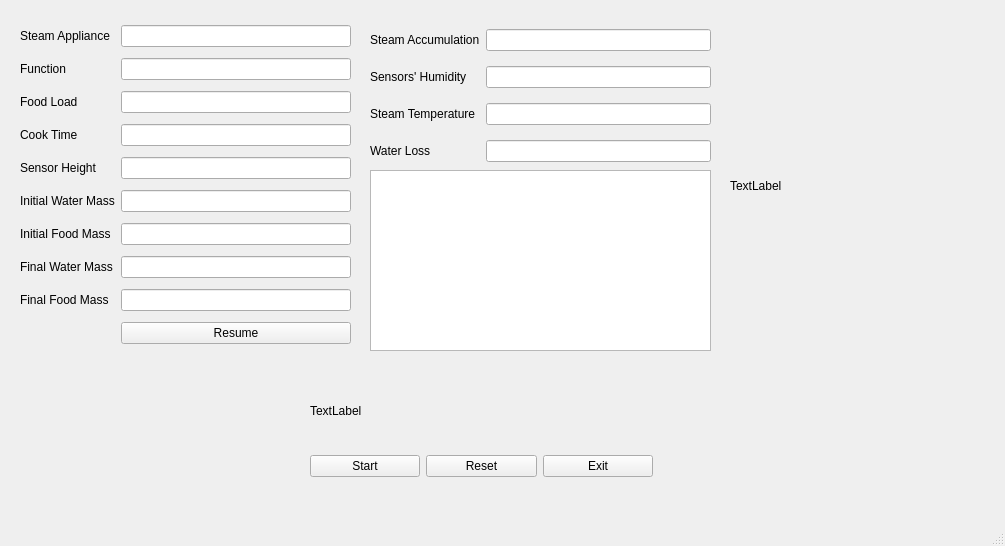
<?xml version="1.0" encoding="UTF-8"?>
<ui version="4.0">
 <class>MainWindow</class>
 <widget class="QMainWindow" name="MainWindow">
  <property name="geometry">
   <rect>
    <x>0</x>
    <y>0</y>
    <width>1005</width>
    <height>546</height>
   </rect>
  </property>
  <property name="windowTitle">
   <string>MainWindow</string>
  </property>
  <widget class="QWidget" name="steam_fixture_GUI">
   <widget class="QListWidget" name="slope_list">
    <property name="geometry">
     <rect>
      <x>370</x>
      <y>170</y>
      <width>341</width>
      <height>181</height>
     </rect>
    </property>
   </widget>
   <widget class="QLabel" name="timer_label">
    <property name="geometry">
     <rect>
      <x>310</x>
      <y>380</y>
      <width>341</width>
      <height>61</height>
     </rect>
    </property>
    <property name="text">
     <string>TextLabel</string>
    </property>
   </widget>
   <widget class="QLabel" name="graph_label">
    <property name="geometry">
     <rect>
      <x>730</x>
      <y>20</y>
      <width>241</width>
      <height>331</height>
     </rect>
    </property>
    <property name="text">
     <string>TextLabel</string>
    </property>
   </widget>
   <widget class="QWidget" name="layoutWidget">
    <property name="geometry">
     <rect>
      <x>20</x>
      <y>20</y>
      <width>331</width>
      <height>337</height>
     </rect>
    </property>
    <layout class="QGridLayout" name="input_layout">
     <item row="2" column="0">
      <widget class="QLabel" name="food_load_label">
       <property name="text">
        <string>Food Load</string>
       </property>
      </widget>
     </item>
     <item row="1" column="0">
      <widget class="QLabel" name="function_label">
       <property name="text">
        <string>Function</string>
       </property>
      </widget>
     </item>
     <item row="0" column="1">
      <widget class="QLineEdit" name="steam_appliance_line"/>
     </item>
     <item row="1" column="1">
      <widget class="QLineEdit" name="function_line"/>
     </item>
     <item row="0" column="0">
      <widget class="QLabel" name="steam_appliance_label">
       <property name="text">
        <string>Steam Appliance</string>
       </property>
      </widget>
     </item>
     <item row="4" column="1">
      <widget class="QLineEdit" name="sensor_height_line"/>
     </item>
     <item row="4" column="0">
      <widget class="QLabel" name="sensor_height_label">
       <property name="text">
        <string>Sensor Height</string>
       </property>
      </widget>
     </item>
     <item row="5" column="0">
      <widget class="QLabel" name="initial_water_mass_label">
       <property name="text">
        <string>Initial Water Mass</string>
       </property>
      </widget>
     </item>
     <item row="7" column="1">
      <widget class="QLineEdit" name="final_water_mass_line"/>
     </item>
     <item row="6" column="1">
      <widget class="QLineEdit" name="initial_food_mass_line"/>
     </item>
     <item row="6" column="0">
      <widget class="QLabel" name="initial_food_mass_label">
       <property name="text">
        <string>Initial Food Mass</string>
       </property>
      </widget>
     </item>
     <item row="7" column="0">
      <widget class="QLabel" name="final_water_mass_label">
       <property name="text">
        <string>Final Water Mass</string>
       </property>
      </widget>
     </item>
     <item row="3" column="1">
      <widget class="QLineEdit" name="cook_time_line"/>
     </item>
     <item row="3" column="0">
      <widget class="QLabel" name="cook_time_label">
       <property name="text">
        <string>Cook Time</string>
       </property>
      </widget>
     </item>
     <item row="2" column="1">
      <widget class="QLineEdit" name="food_load_line"/>
     </item>
     <item row="5" column="1">
      <widget class="QLineEdit" name="initial_water_mass_line"/>
     </item>
     <item row="8" column="1">
      <widget class="QLineEdit" name="final_food_mass_line"/>
     </item>
     <item row="8" column="0">
      <widget class="QLabel" name="final_food_mass_label">
       <property name="text">
        <string>Final Food Mass</string>
       </property>
      </widget>
     </item>
     <item row="9" column="1">
      <widget class="QPushButton" name="resume_button">
       <property name="text">
        <string>Resume</string>
       </property>
      </widget>
     </item>
    </layout>
   </widget>
   <widget class="QWidget" name="layoutWidget">
    <property name="geometry">
     <rect>
      <x>310</x>
      <y>450</y>
      <width>343</width>
      <height>32</height>
     </rect>
    </property>
    <layout class="QHBoxLayout" name="button_layout">
     <item>
      <widget class="QPushButton" name="start_button">
       <property name="text">
        <string>Start</string>
       </property>
      </widget>
     </item>
     <item>
      <widget class="QPushButton" name="reset_button">
       <property name="text">
        <string>Reset</string>
       </property>
      </widget>
     </item>
     <item>
      <widget class="QPushButton" name="exit_button">
       <property name="text">
        <string>Exit</string>
       </property>
      </widget>
     </item>
    </layout>
   </widget>
   <widget class="QWidget" name="layoutWidget">
    <property name="geometry">
     <rect>
      <x>370</x>
      <y>20</y>
      <width>341</width>
      <height>151</height>
     </rect>
    </property>
    <layout class="QGridLayout" name="output_layout">
     <item row="0" column="1">
      <widget class="QLineEdit" name="steam_accumulation_line"/>
     </item>
     <item row="3" column="1">
      <widget class="QLineEdit" name="water_loss_line"/>
     </item>
     <item row="1" column="1">
      <widget class="QLineEdit" name="sensor_humidity_line"/>
     </item>
     <item row="0" column="0">
      <widget class="QLabel" name="steam_accumulation_label">
       <property name="text">
        <string>Steam Accumulation</string>
       </property>
      </widget>
     </item>
     <item row="3" column="0">
      <widget class="QLabel" name="water_loss_label">
       <property name="text">
        <string>Water Loss</string>
       </property>
      </widget>
     </item>
     <item row="2" column="1">
      <widget class="QLineEdit" name="steam_temp_line"/>
     </item>
     <item row="1" column="0">
      <widget class="QLabel" name="sensor_humidity_label">
       <property name="text">
        <string>Sensors' Humidity</string>
       </property>
      </widget>
     </item>
     <item row="2" column="0">
      <widget class="QLabel" name="steam_temp_label">
       <property name="text">
        <string>Steam Temperature</string>
       </property>
      </widget>
     </item>
    </layout>
   </widget>
  </widget>
  <widget class="QStatusBar" name="statusbar"/>
 </widget>
 <resources/>
 <connections/>
</ui>
